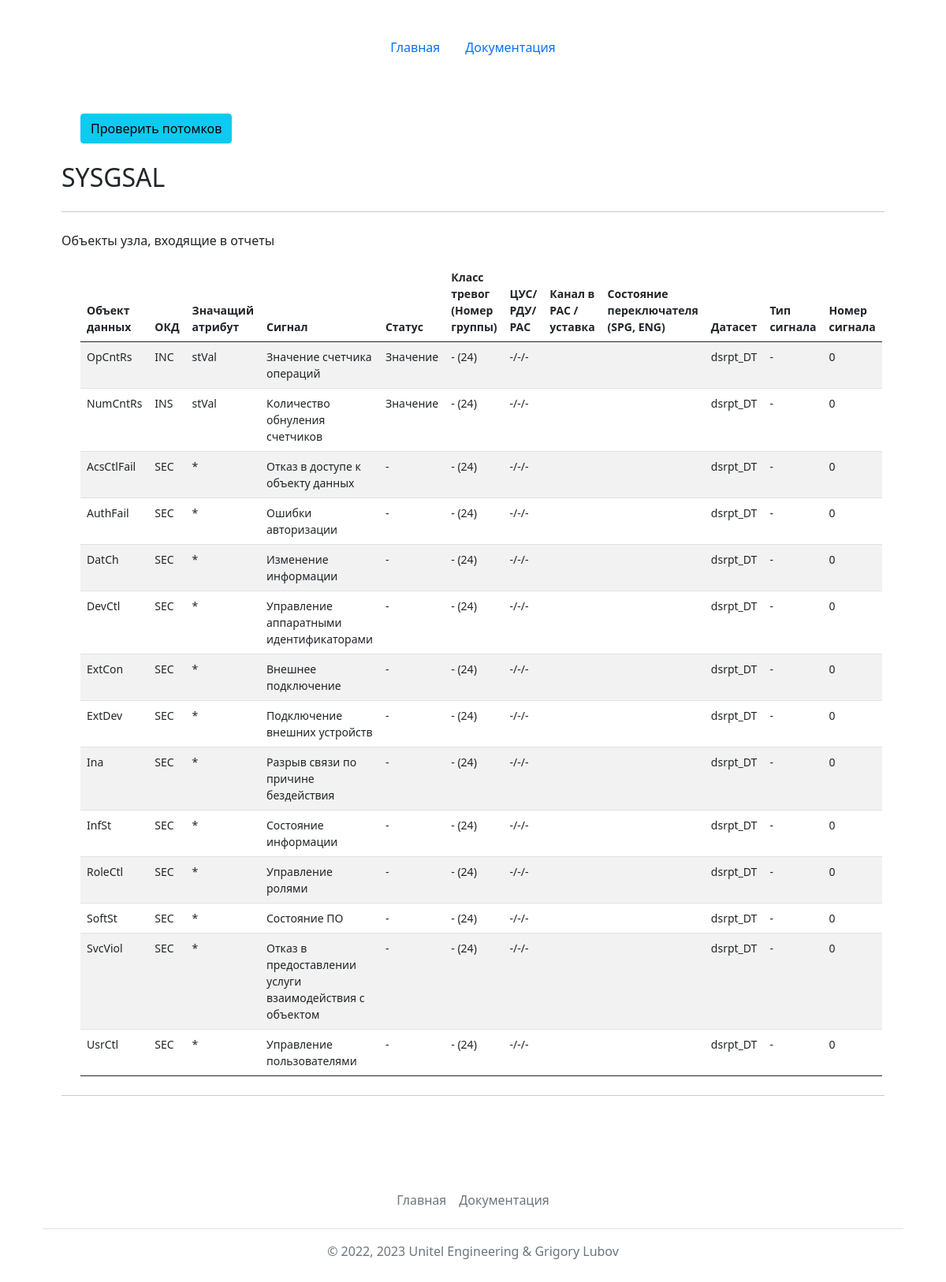
The page /lntypes/show/?name=SYSGSAL&type=ln on the database its author committed.
### mainapp/models.py (models this page shows)
class LogicNodesTypes(models.Model):
    id = models.AutoField(primary_key=True)
    name = models.CharField(max_length=64, verbose_name='Имя типа ЛУ', unique=True)
    description = models.TextField(max_length=1024, blank=True, verbose_name='Описание')
    explanation = models.TextField(max_length=2048, blank=True, verbose_name='Пояснение')
    def __str__(self):
        return self.name
    class Meta:
        verbose_name = 'Тип логического узла'
        verbose_name_plural = 'Типы логических узлов'
        ordering = ['name']

class LNobject(models.Model):
    CUS_CHOICES = [
        ('+', '+'),
        ('-', '-')
    ]
    RAS_CHOICES = [
        ('+', '+'),
        ('-', '-'),
        ('П', 'П')
    ]
    SIG_CHOICES = [
        ('Внутр', 'Внутренний сигнал'),
        ('ВнутрШтрих', 'Внутренний штриховой'),
        ('-', 'Без прорисовки')
    ]
    id = models.AutoField(primary_key=True)
    data_object = models.ForeignKey(DataObjects, on_delete=models.CASCADE, verbose_name='Объект данных')
    cdc = models.ForeignKey(CDCs, on_delete=models.CASCADE, verbose_name='ОКД')
    signal = models.ForeignKey(Signals, on_delete=models.CASCADE, verbose_name='Сигнал', null=True)
    status = models.ForeignKey(Statuses, on_delete=models.CASCADE, verbose_name='Статус сигнала', blank=True, null=True)
    clue_attr = models.ForeignKey(ClueAttrs, on_delete=models.CASCADE, verbose_name='Значащий атрибут')
    func_group = models.IntegerField(verbose_name='Функ. группа', default=-1)
    cus = models.CharField(max_length=1, choices=CUS_CHOICES, default='-', verbose_name='ЦУС')
    rdu = models.CharField(max_length=1, choices=CUS_CHOICES, default='-', verbose_name='РДУ')
    ras = models.CharField(max_length=1, choices=RAS_CHOICES, default='-', verbose_name='РАС')
    dataset = models.ForeignKey(Datasets, on_delete=models.CASCADE, verbose_name='Датасет', blank=True, null=True)
    sgras_name = models.CharField(max_length=256, verbose_name='Обозначение РАС/Уставка', blank=True)
    sg_modes = models.ForeignKey(SG_modes, on_delete=models.PROTECT, verbose_name='Состояние программного ключа', blank=True, null=True) # добавил состояния прогрм ключа
    signal_type = models.CharField(max_length=32, choices=SIG_CHOICES, default='-', verbose_name='Тип сигнала (чертеж)')
    signal_number = models.IntegerField(verbose_name='Номер выхода (чертеж)', default=0)
    def __str__(self):
        return str(self.data_object)
    class Meta:
        verbose_name = 'Объект логического узла'
        verbose_name_plural = 'Объекты логических узлов'
        ordering = ['data_object']
    @property
    def get_dataset(self):
        if self.dataset:
            return str(self.dataset)
        else:
            return "-"
    @property
    def get_sg_modes(self):
        if self.sg_modes:
            return str(self.sg_modes)
        else:
            return ""
    @property
    def get_func_group(self):
        if self.func_group>0:
            return str(self.func_group)
        else:
            return "не определен"

class DataObjects(models.Model):
    id = models.AutoField(primary_key=True)
    name = models.CharField(max_length=64, verbose_name='Объект данных', unique=True)
    def __str__(self):
        return self.name
    class Meta:
        verbose_name = 'Объект данных логического узла'
        verbose_name_plural = 'Объекты данных логического узла'
        ordering = ['name']

class CDCs(models.Model):
    id = models.AutoField(primary_key=True)
    name = models.CharField(max_length=64, verbose_name='ОКД', default='', unique=True)
    def __str__(self):
        return self.name
    class Meta:
        verbose_name = 'ОКД'
        verbose_name_plural = 'ОКД'
        ordering = ['name']

class ClueAttrs(models.Model):
    id = models.AutoField(primary_key=True)
    name = models.CharField(max_length=64, verbose_name='Описание', unique=True)
    def __str__(self):
        return self.name
    class Meta:
        verbose_name = 'Значащий атрибут'
        verbose_name_plural = 'Значащие атрибуты'
        ordering = ['name']

class Signals(models.Model):
    id = models.AutoField(primary_key=True)
    name = models.CharField(max_length=64, verbose_name='Сигналы', unique=True)
    def __str__(self):
        return self.name
    class Meta:
        verbose_name = 'Перечень сигналов'
        verbose_name_plural = 'Перечни сигналов'
        ordering = ['name']

class Statuses(models.Model):
    id = models.AutoField(primary_key=True)
    name = models.CharField(max_length=256, verbose_name='Статусы сигнала', unique=True)
    def __str__(self):
        return self.name
    class Meta:
        verbose_name = 'Статус сигнала'
        verbose_name_plural = 'Статусы сигнала'
        ordering = ['name']

class Datasets(models.Model):
    id = models.AutoField(primary_key=True)
    name = models.CharField(max_length=256, verbose_name='Датасет', unique=True)
    def __str__(self):
        return self.name
    class Meta:
        verbose_name = 'Датасет'
        verbose_name_plural = 'Датасеты'
        ordering = ['name']

### mainapp/views.py (the view, shortened to what this page needs)
# urls.py: path('lntypes/show/', views.show),
def show(request):
    name = request.GET.get('name')
    type = request.GET.get('type')
    if type == 'ln':
        lntype = LogicNodesTypes.objects.get(name=name)
        objects = LNtypeObjConnections.objects.all().filter(ln_type=lntype.id)
        objs = list()
        for item in objects.iterator():
            print('------------>', item.ln_obj)
            object_id = DataObjects.objects.get(name=item.ln_obj)
            object = LNobject.objects.get(data_object=object_id)
            objs.append(object)
            print('------------>', objs)
        objs.sort(key=lambda x: (str(x.dataset), str(x.func_group), str(x.cdc), str(x.data_object))) #, str(x.cdc)[0]
        return render(request, 'mainapp/showlnobj.html', {'objs': objs, 'lntype':lntype, 'title': 'Объекты в составе типа ЛУ '+str(lntype) })

### templates/mainapp/showlnobj.html (shortened to what this page needs)
{% extends 'base.html' %}
{% block content %}
<main class="container py-5">
        <div class="container small">
            <a href="/checkconns/?name={{lntype.name}}&type=ln_type">
                <button type="button" class="btn btn-info">Проверить потомков</button>
            </a>
        </div>
        {% if objs %}
        <h2 class="mt-4">{{lntype.name}}</h2>
        <hr class="my-4">
        <p>Объекты узла, входящие в отчеты</p>
        <div class="container small">
        <table class="table table-striped table-hover">
            <thead>
                <tr>
                  <th scope="col">Объект данных</th>
                  <th scope="col">ОКД</th>
                  <th scope="col">Значащий атрибут</th>
                  <th scope="col">Сигнал</th>
                  <th scope="col">Статус</th>
                  <th scope="col">Класс тревог (Номер группы)</th>
                  <th scope="col">ЦУС/ РДУ/ РАС</th>
                  <th scope="col">Канал в РАС / уставка</th>
                  <th scope="col">Состояние переключателя <br>(SPG, ENG)</th>
                  <th scope="col">Датасет</th>
                  <th scope="col">Тип сигнала</th>
                  <th scope="col">Номер сигнала</th>
                </tr>
            </thead>
            <tbody>
            {% for item in objs %}
                <tr>
                    <td>{{item.data_object}}</td>
                    <td>{{item.cdc}}</td>
                    <td>{{item.clue_attr}}</td>
                    <td>{{item.signal}}</td>
                    <td>{{item.status}}</td>
                    {% if item.func_group > 23 or item.func_group < 1 %}<td>- ({{item.get_func_group}})</td>{% endif %}
                    <td>{{item.cus}}/{{item.rdu}}/{{item.ras}}</td>
                    <td>{{item.sgras_name}}</td>
                    <td>{{item.get_sg_modes}}</td>
                    <td>{{item.get_dataset}}</td>
                    <td>{{item.signal_type}}</td>
                    <td>{{item.signal_number}}</td>
                </tr>
            {% endfor %}
            </tbody>
        </table>
        </div>
        <hr class="my-4">
        {% else %}
        <h2 class="mt-4">В типе логического узла "{{lntype.name}}" ({{lntype.description}}) нет объектов :(</h2>
        {% endif %}
</main>
{% endblock %}

### rows shown on the page
LogicNodesTypes: name "SYSGSAL"
LNobject: data_object "OpCntRs", cdc "INC", clue_attr "stVal", signal "Значение счетчика операций", status "Значение", get_func_group "24", cus "-", rdu "-", ras "-", get_dataset "dsrpt_DT", signal_type "-", signal_number "0"
LNobject: data_object "NumCntRs", cdc "INS", clue_attr "stVal", signal "Количество обнуления счетчиков", status "Значение", get_func_group "24", cus "-", rdu "-", ras "-", get_dataset "dsrpt_DT", signal_type "-", signal_number "0"
LNobject: data_object "AcsCtlFail", cdc "SEC", clue_attr "*", signal "Отказ в доступе к объекту данных", status "-", get_func_group "24", cus "-", rdu "-", ras "-", get_dataset "dsrpt_DT", signal_type "-", signal_number "0"
LNobject: data_object "AuthFail", cdc "SEC", clue_attr "*", signal "Ошибки авторизации", status "-", get_func_group "24", cus "-", rdu "-", ras "-", get_dataset "dsrpt_DT", signal_type "-", signal_number "0"
LNobject: data_object "DatCh", cdc "SEC", clue_attr "*", signal "Изменение информации", status "-", get_func_group "24", cus "-", rdu "-", ras "-", get_dataset "dsrpt_DT", signal_type "-", signal_number "0"
LNobject: data_object "DevCtl", cdc "SEC", clue_attr "*", signal "Управление аппаратными идентификаторами", status "-", get_func_group "24", cus "-", rdu "-", ras "-", get_dataset "dsrpt_DT", signal_type "-", signal_number "0"
LNobject: data_object "ExtCon", cdc "SEC", clue_attr "*", signal "Внешнее подключение", status "-", get_func_group "24", cus "-", rdu "-", ras "-", get_dataset "dsrpt_DT", signal_type "-", signal_number "0"
LNobject: data_object "ExtDev", cdc "SEC", clue_attr "*", signal "Подключение внешних устройств", status "-", get_func_group "24", cus "-", rdu "-", ras "-", get_dataset "dsrpt_DT", signal_type "-", signal_number "0"
LNobject: data_object "Ina", cdc "SEC", clue_attr "*", signal "Разрыв связи по причине бездействия", status "-", get_func_group "24", cus "-", rdu "-", ras "-", get_dataset "dsrpt_DT", signal_type "-", signal_number "0"
LNobject: data_object "InfSt", cdc "SEC", clue_attr "*", signal "Состояние информации", status "-", get_func_group "24", cus "-", rdu "-", ras "-", get_dataset "dsrpt_DT", signal_type "-", signal_number "0"
LNobject: data_object "RoleCtl", cdc "SEC", clue_attr "*", signal "Управление ролями", status "-", get_func_group "24", cus "-", rdu "-", ras "-", get_dataset "dsrpt_DT", signal_type "-", signal_number "0"
LNobject: data_object "SoftSt", cdc "SEC", clue_attr "*", signal "Состояние ПО", status "-", get_func_group "24", cus "-", rdu "-", ras "-", get_dataset "dsrpt_DT", signal_type "-", signal_number "0"
LNobject: data_object "SvcViol", cdc "SEC", clue_attr "*", signal "Отказ в предоставлении услуги взаимодействия с объектом", status "-", get_func_group "24", cus "-", rdu "-", ras "-", get_dataset "dsrpt_DT", signal_type "-", signal_number "0"
LNobject: data_object "UsrCtl", cdc "SEC", clue_attr "*", signal "Управление пользователями", status "-", get_func_group "24", cus "-", rdu "-", ras "-", get_dataset "dsrpt_DT", signal_type "-", signal_number "0"
